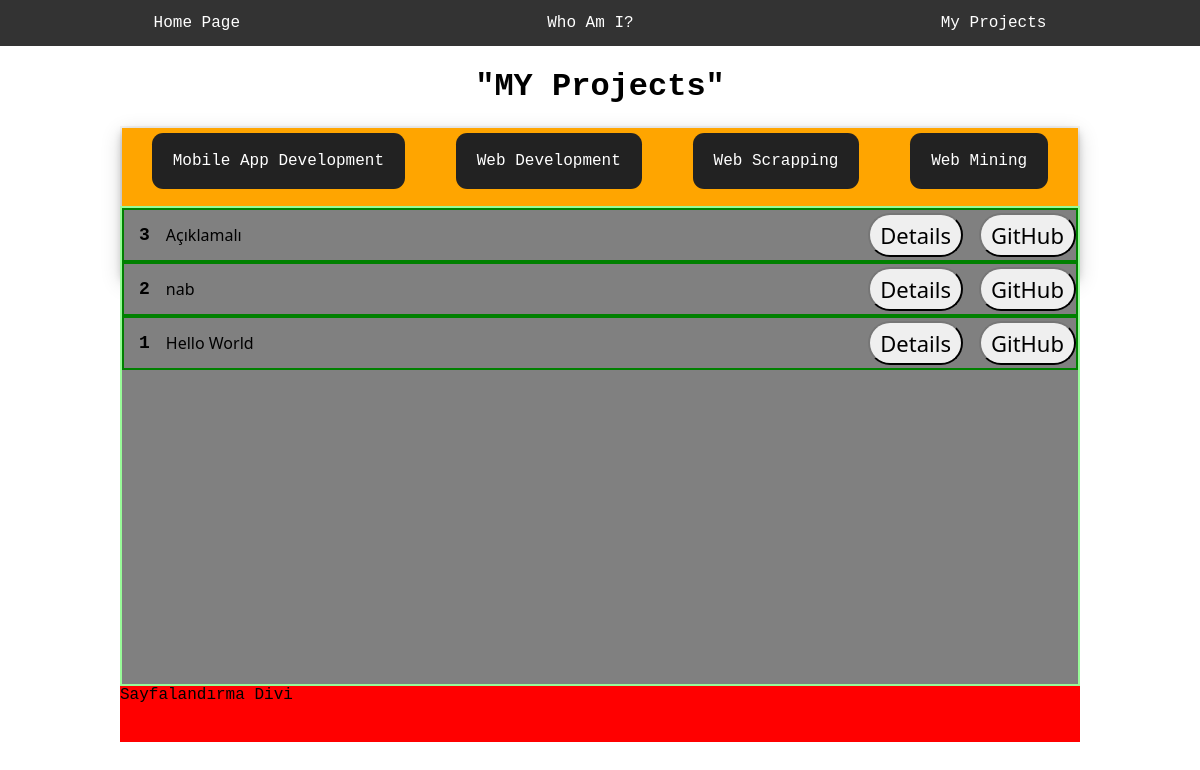
The app's page /myprojects/ with its own data.
### portfolio/models.py (models this page shows, shortened)
class Categories(models.Model):
    name = CharField(max_length=150, null=False, blank=False, verbose_name="Category Name")

class Project(models.Model):
    category = models.ForeignKey(Categories, on_delete= models.CASCADE)
    title = models.CharField(max_length=255)
    description = models.TextField()
    image = models.FileField(blank=True)
    git_link = models.CharField(max_length = 255, blank=True, null= True)
    public_date = models.DateTimeField(auto_now_add=True, verbose_name="Publication Date")
    class Meta:
        ordering = ["-public_date"]

### portfolio/views.py (the view)
# urls.py: path("myprojects/", views.my_projects, name="myprojects"),
def my_projects(request):
    projects = Project.objects.all().order_by('-public_date')
    categories = Categories.objects.all()
    context = {
        "projects" : projects,
        "categories":categories,
    }
    return render(request, 'myprojects.html', context)

### templates/myprojects.html (shortened to what this page needs)
{% extends 'layout.html' %}
{% block content %}
<div class="myprojects">
    <div class="projects-title"> <h1>"MY Projects"</h1> </div>
    {% if categories %}
        <div class="projects-navigator">
        <ul class="pjct-nav-li">
            {% for category in categories %}
                <li> <a href="{{category.name|slugify}}"> {{category.name}} </a> </li>
            {% endfor %}
        </ul>
    </div>
    {% endif %}
    <div class="projects-section">
        {% if projects %}
            {% for project in projects %}
                <div class="project-row">
                    <div class="pjct-numerator">
                        <ul class="project-num">
                            <li>{{project.id}}</li>
                        </ul>
                    </div>
                    <div class="pjct-title">{{project.title}}</div>
                    <div class="pjct-detail">
                        <a href="{%url 'portfolio:details' project.id %}"><button type="button" class="btn">Details</button></a>
                    </div>
                    <div class="pjct-git">
                        <a target="blank" href="{{project.git_link}}"><button type="button" class="btn">GitHub</button></a>
                    </div>
                </div>
            {% endfor %}
        {% else %}
            <p>There is no project yet</p>
        {% endif %}
    </div>
    <div class="pjct-pagination">Sayfalandırma Divi</div>
</div>
{% endblock content %}

### static/css/main.css (style rules this page uses)
* { padding: 0px; margin: 0px; font-family: "JetBrains Mono",monospace; scroll-behavior: smooth; }
li a { display: block; color: white; text-align: center; padding: 14px 16px; text-decoration: none; }

### static/css/myprojects.css (style rules this page uses)
.myprojects { height: 100vh; display: grid; grid-template-rows: 10vh 10vh 60vh 7vh; grid-template-columns: 10vw auto auto auto 10vw; grid-template-areas: "tt tt tt tt tt" ". pj pj pj ." ". sc sc sc ." ". pg pg pg ."; }
.projects-title { grid-area: tt; justify-self: center; align-self: center; font-family: 'Lucida Sans', 'Lucida Sans Regular', 'Lucida Grande', 'Lucida Sans Unicode', Geneva, Verdana, sans-serif; }
.projects-navigator { border: solid 2px whitesmoke ; grid-area: pj; }
.pjct-nav-li { display: flex; flex-direction: row; justify-content: space-evenly; flex-wrap: wrap; column-gap: 1rem; row-gap: 1rem; background-color: orange; box-shadow: 0 4px 8px 0 rgba(0, 0, 0, 0.2), 0 6px 20px 0 rgba(0, 0, 0, 0.19); }
.pjct-nav-li li { list-style: none; color: whitesmoke; background-color: #222; margin: 5px; padding: 5px; border-radius: 0.7rem; }
.projects-section { grid-area: sc; display: flex; flex-direction: column; border: solid 2px palegreen ; background-color: grey; }
.project-row { display: flex; flex-direction: row; column-gap: 1rem; border: solid 2px green; align-items: center; }
.pjct-numerator { margin-left: 15px; align-items: flex-start; font-size: 18px; font-weight: bold; }
.project-num { list-style: none; }
.pjct-title { flex-grow: 7; justify-content: end; font-family: 'Segoe UI', Tahoma, Geneva, Verdana, sans-serif; font-size: 16px; }
.pjct-detail { align-items: center; }
.pjct-git { align-items: center; }
.btn { width: auto; height: auto; font-size: 22px; font-family: 'Segoe UI', Tahoma, Geneva, Verdana, sans-serif; padding: 5px 10px 5px 10px; border-radius: 30px; border-color: #222; margin-top: 3px; margin-bottom: 3px; }
.pjct-pagination { grid-area: pg; background-color: red; }

### records on screen
Categories: name "Mobile App Development"
Categories: name "Web Development"
Categories: name "Web Scrapping"
Categories: name "Web Mining"
Project: id "3", title "Açıklamalı"
Project: id "2", title "nab"
Project: id "1", title "Hello World"
